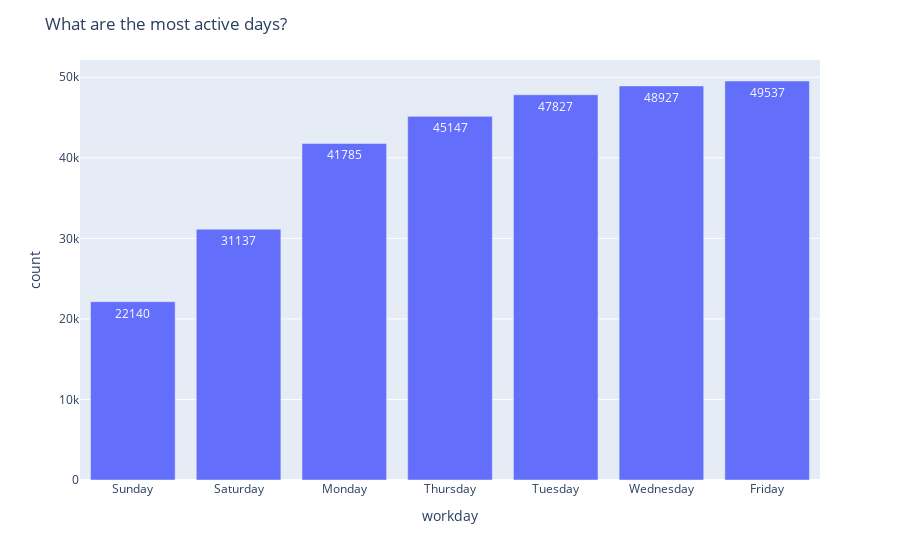

Notebook source saved alongside this figure:
### Markdown cell above
**No songs available for churned users**

### Code cell
# what are the most active days?
temp = df.groupBy('workday').count().sort('count').toPandas()
fig = px.bar(temp, x='workday', y='count', text="count")
fig.update_layout(title_text='What are the most active days?')
fig.show()

### Figure 1 — Plotly figure (JSON) as saved in the notebook; plotly's stock layout.template omitted (floating-point values rounded to 4 significant figures)
{"data": [{"alignmentgroup": "True", "hovertemplate": "workday=%{x}<br>count=%{text}<extra></extra>", "legendgroup": "", "marker": {"color": "#636efa"}, "name": "", "offsetgroup": "", "orientation": "v", "showlegend": false, "text": [22140, 31137, 41785, 45147, 47827, 48927, 49537], "textposition": "auto", "type": "bar", "x": ["Sunday", "Saturday", "Monday", "Thursday", "Tuesday", "Wednesday", "Friday"], "xaxis": "x", "y": [22140, 31137, 41785, 45147, 47827, 48927, 49537], "yaxis": "y"}], "layout": {"barmode": "relative", "legend": {"tracegroupgap": 0}, "margin": {"t": 60}, "title": {"text": "What are the most active days?"}, "xaxis": {"anchor": "y", "domain": [0, 1], "title": {"text": "workday"}}, "yaxis": {"anchor": "x", "domain": [0, 1], "title": {"text": "count"}}}}
